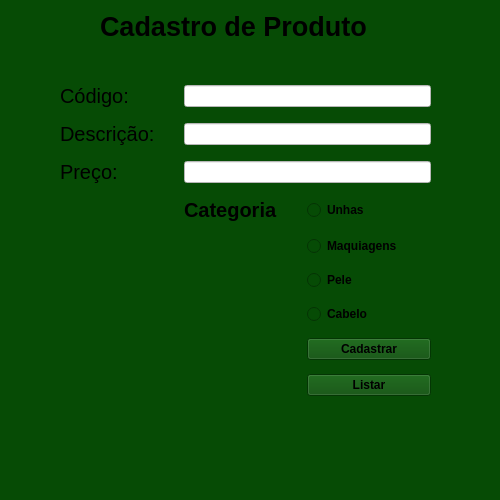
<?xml version="1.0" encoding="UTF-8"?>
<ui version="4.0">
 <class>MainWindow</class>
 <widget class="QMainWindow" name="MainWindow">
  <property name="geometry">
   <rect>
    <x>0</x>
    <y>0</y>
    <width>500</width>
    <height>500</height>
   </rect>
  </property>
  <property name="minimumSize">
   <size>
    <width>500</width>
    <height>500</height>
   </size>
  </property>
  <property name="maximumSize">
   <size>
    <width>500</width>
    <height>500</height>
   </size>
  </property>
  <property name="windowTitle">
   <string>MainWindow</string>
  </property>
  <property name="styleSheet">
   <string notr="true">background-color: rgb(6, 75, 5);</string>
  </property>
  <widget class="QWidget" name="centralwidget">
   <property name="maximumSize">
    <size>
     <width>500</width>
     <height>500</height>
    </size>
   </property>
   <widget class="QLabel" name="label">
    <property name="geometry">
     <rect>
      <x>100</x>
      <y>10</y>
      <width>267</width>
      <height>32</height>
     </rect>
    </property>
    <property name="font">
     <font>
      <pointsize>20</pointsize>
      <weight>75</weight>
      <bold>true</bold>
     </font>
    </property>
    <property name="styleSheet">
     <string notr="true"/>
    </property>
    <property name="text">
     <string>Cadastro de Produtos</string>
    </property>
   </widget>
   <widget class="QWidget" name="layoutWidget">
    <property name="geometry">
     <rect>
      <x>60</x>
      <y>70</y>
      <width>371</width>
      <height>341</height>
     </rect>
    </property>
    <layout class="QGridLayout" name="gridLayout">
     <property name="spacing">
      <number>0</number>
     </property>
     <item row="2" column="1" colspan="2">
      <widget class="QLineEdit" name="ldDesc">
       <property name="styleSheet">
        <string notr="true">background-color: rgb(255, 255, 255);</string>
       </property>
      </widget>
     </item>
     <item row="6" column="2">
      <widget class="QRadioButton" name="rb03">
       <property name="font">
        <font>
         <weight>75</weight>
         <bold>true</bold>
        </font>
       </property>
       <property name="text">
        <string>Pele</string>
       </property>
      </widget>
     </item>
     <item row="4" column="2">
      <widget class="QRadioButton" name="rb01">
       <property name="font">
        <font>
         <weight>75</weight>
         <bold>true</bold>
        </font>
       </property>
       <property name="text">
        <string>Unhas</string>
       </property>
      </widget>
     </item>
     <item row="4" column="1">
      <widget class="QLabel" name="label_5">
       <property name="font">
        <font>
         <pointsize>15</pointsize>
         <weight>75</weight>
         <bold>true</bold>
        </font>
       </property>
       <property name="text">
        <string>Categoria</string>
       </property>
      </widget>
     </item>
     <item row="1" column="1" colspan="2">
      <widget class="QLineEdit" name="ldCod">
       <property name="styleSheet">
        <string notr="true">background-color: rgb(255, 255, 255);</string>
       </property>
      </widget>
     </item>
     <item row="2" column="0">
      <widget class="QLabel" name="label_3">
       <property name="font">
        <font>
         <pointsize>15</pointsize>
        </font>
       </property>
       <property name="text">
        <string>Descrição: </string>
       </property>
      </widget>
     </item>
     <item row="3" column="1" colspan="2">
      <widget class="QLineEdit" name="ldPrec">
       <property name="styleSheet">
        <string notr="true">background-color: rgb(255, 255, 255);</string>
       </property>
      </widget>
     </item>
     <item row="8" column="2">
      <widget class="QPushButton" name="btnCadastrar">
       <property name="font">
        <font>
         <weight>75</weight>
         <bold>true</bold>
        </font>
       </property>
       <property name="text">
        <string>Cadastrar</string>
       </property>
      </widget>
     </item>
     <item row="5" column="2">
      <widget class="QRadioButton" name="rb02">
       <property name="font">
        <font>
         <weight>75</weight>
         <bold>true</bold>
        </font>
       </property>
       <property name="text">
        <string>Maquiagens</string>
       </property>
      </widget>
     </item>
     <item row="3" column="0">
      <widget class="QLabel" name="label_4">
       <property name="font">
        <font>
         <pointsize>15</pointsize>
        </font>
       </property>
       <property name="text">
        <string>Preço: </string>
       </property>
      </widget>
     </item>
     <item row="7" column="2">
      <widget class="QRadioButton" name="rb04">
       <property name="font">
        <font>
         <weight>75</weight>
         <bold>true</bold>
        </font>
       </property>
       <property name="text">
        <string>Cabelo</string>
       </property>
      </widget>
     </item>
     <item row="1" column="0">
      <widget class="QLabel" name="label_2">
       <property name="font">
        <font>
         <pointsize>15</pointsize>
        </font>
       </property>
       <property name="text">
        <string>Código:</string>
       </property>
      </widget>
     </item>
     <item row="9" column="2">
      <widget class="QPushButton" name="btnListar">
       <property name="font">
        <font>
         <weight>75</weight>
         <bold>true</bold>
        </font>
       </property>
       <property name="text">
        <string>Listar</string>
       </property>
      </widget>
     </item>
    </layout>
   </widget>
  </widget>
  <widget class="QMenuBar" name="menubar">
   <property name="geometry">
    <rect>
     <x>0</x>
     <y>0</y>
     <width>500</width>
     <height>22</height>
    </rect>
   </property>
  </widget>
  <widget class="QStatusBar" name="statusbar"/>
 </widget>
 <resources/>
 <connections/>
</ui>
